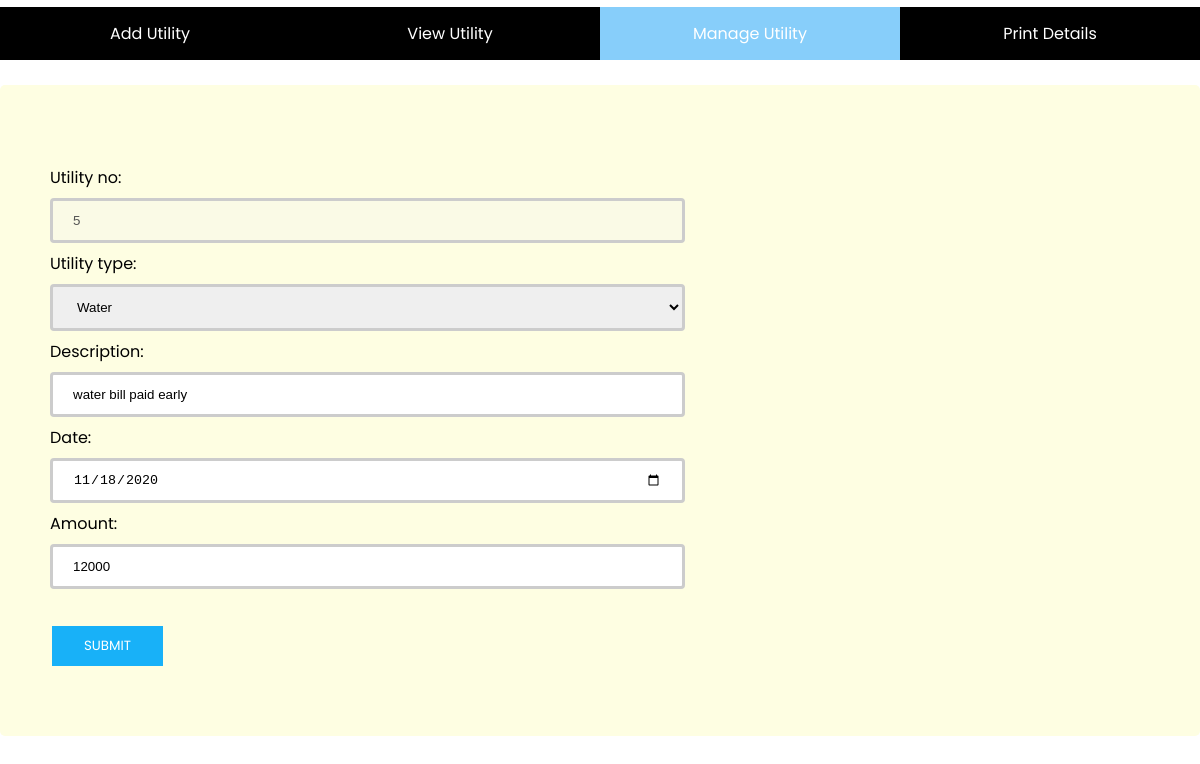
The page /src/finance/updated.php?id=5 (signed in) on the database its author committed.
### tables this page shows
CREATE TABLE `finance` (
  `id` int(11) NOT NULL,
  `type` text NOT NULL,
  `utilitydes` text NOT NULL,
  `date` date NOT NULL,
  `amount` int(11) NOT NULL,
  `adminid` int(11) NOT NULL
);

### src/finance/updated.php (the view, shortened to what this page needs)
<?php
include_once '../../config/connection.php';
$result = mysqli_query($conn,"SELECT * FROM finance WHERE id='" . $_GET['id'] . "'");
$row= mysqli_fetch_array($result);
?>
<html>
<head>
<link rel="stylesheet" href="https://cdnjs.cloudflare.com/ajax/libs/font-awesome/4.7.0/css/font-awesome.min.css">
<link rel="stylesheet" href="../../public/css/View.css">
</head>
<body>
  	<br>
  	<div class="row" style="margin-top: -18px;">
	<div class="navbar">
  		<ul>
		  <li><a href="AddUtility.php">Add Utility</a></li>
		  <li><a href="ViewUtility.php">View Utility</a></li>
		  <li><a class="active" href="ManageUtility.php">Manage Utility</a></li>
		  <li><a href="PrintDetails.php">Print Details</a></li>
		</ul>
		</div>
  	</div>
  	<br>
  	<div class="row form1">
  		<br>
  		<form name="frmUser" method="post" action="">
		<div style="padding-bottom:5px;">
		</div>
		Utility no: <br>
		<input type="text" style="width:635px" name="id" disabled  value="<?php echo $row['id']; ?>">
		<br>
		Utility type:<br>
		<select id="type" style="width:635px" name="type">
			<option value="<?php echo $row['type']; ?>">Water</option>
		</select>
		<br>
		Description:<br>
		<input type="text" name="utilitydes" style="width:635px" class="txtField" value="<?php echo $row['utilitydes']; ?>">
		<br>
		Date:<br>
		<input type="date" name="date" class="txtField" style="width:635px;height:45px;border:3px solid #ccc;border-radius: 4px; padding: 12px 20px;
  margin: 8px 0;" value="<?php echo $row['date']; ?>">
		<br>
		Amount:<br>
		<input type="text" name="amount" style="width:635px" pattern="[0-9]*[.]?[0-9]+" class="txtField" value="<?php echo $row['amount']; ?>">
		<br>
		<br>
		<input type="submit" name="submit" value="Submit" class="buttom">
	</form>
  	</div>
</body>
</html>

### public/css/View.css (style rules this page uses)
* { box-sizing: border-box; }
body { margin: 0; font-family: 'Poppins', sans-serif; }
input[type=text], select { width: 50%; padding: 12px 20px; margin: 8px 0; display: inline-block; border: 3px solid #ccc; border-radius: 4px; box-sizing: border-box; }
input[type=submit] { background-color: #18b1f8; border: none; color: white; padding: 10px 32px; text-decoration: none; margin: 4px 2px; font-family: 'Poppins', sans-serif; text-transform: uppercase; cursor: pointer; }
.form1 { border-radius: 5px; background-color: #fefee2; padding: 50px; }
.navbar { width: 100%; overflow: auto; }
ul { list-style-type: none; margin: 0; padding: 0; overflow: hidden; background-color: #000000; }
li { float: left; width:25%; }
li a { display: block; color: white; text-align: center; padding: 14px 16px; text-decoration: none; }
.active { background-color: #87CEFA; }

### rows shown on the page
finance: id "5", utilitydes "water bill paid early", date "11/18/2020", amount "12000"
